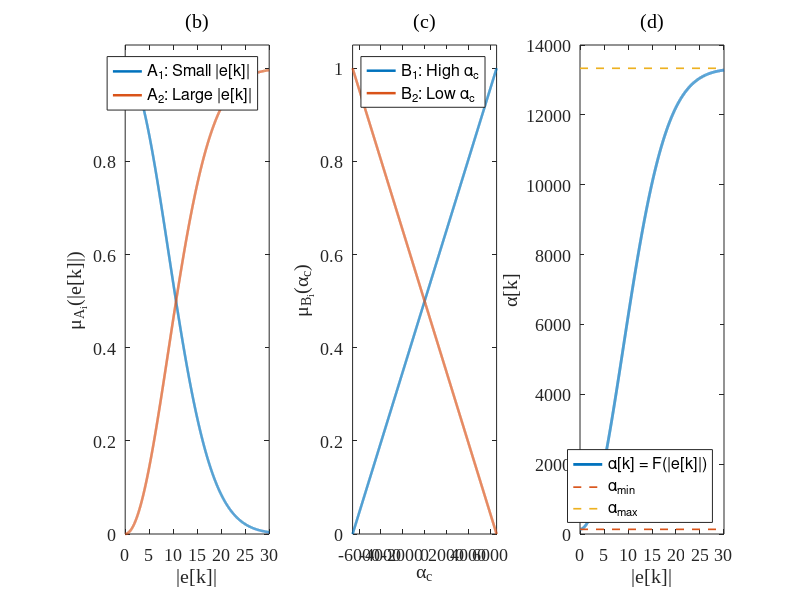
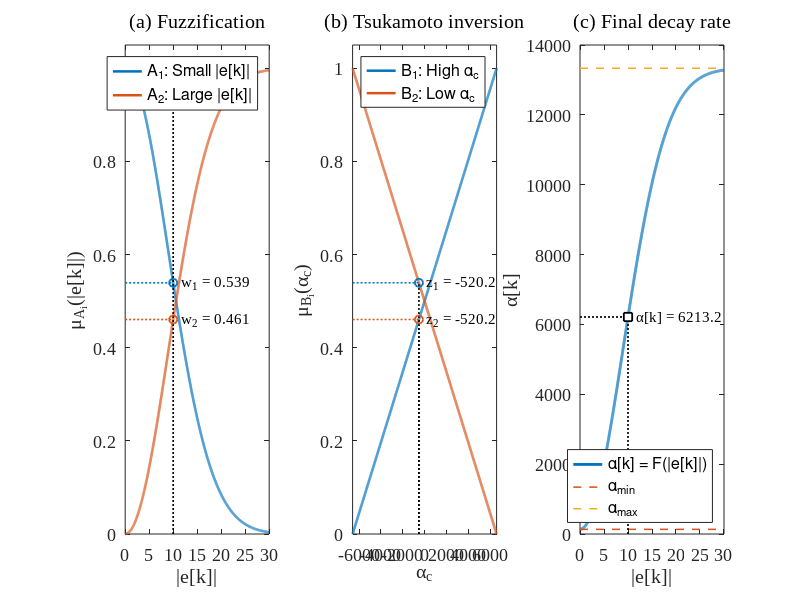

The MATLAB script that drew these images, in order:
clc;
clear;
close all;

% =========================================================================
%   LFA CONTROL - TWO-RULE TSUKAMOTO FUZZY INFERENCE SYSTEM
%   Panels (b), (c), and (d) of the proposed FL-EHGO-LFA figure
%
%   Consistent with equations (37)-(42) and the Simulink implementation
% =========================================================================

%% ========================== DESIGN PARAMETERS ============================

a = 9;                          % Gaussian width of A1

ts_min = 0.00030;               % Minimum settling time
ts_max = ts_min*100;            % Maximum settling time

alpha_min = 4/ts_max;
alpha_max = 4/ts_min;

Delta_alpha = alpha_max - alpha_min;

% Centered Tsukamoto output universe
alpha_c_min = -Delta_alpha/2;
alpha_c_max =  Delta_alpha/2;

fprintf('alpha_min   = %.6f\n', alpha_min);
fprintf('alpha_max   = %.6f\n', alpha_max);
fprintf('Delta_alpha = %.6f\n', Delta_alpha);

%% =========================== INPUT UNIVERSE ==============================

% Visualization range only
e_max = 30;
step_e = 0.01;

e_abs = 0:step_e:e_max;

%% =================== (b) INPUT MEMBERSHIP FUNCTIONS ======================

% Equation (37)
% A1 -> Small tracking-error magnitude
% A2 -> Large tracking-error magnitude

w1 = exp(-(e_abs.^2)/(2*a^2));
w2 = 1 - w1;

mu_A1 = w1;
mu_A2 = w2;

%% ================= (c) CONSEQUENT MEMBERSHIP FUNCTIONS ===================

Nalpha = 2000;

alpha_c_axis = linspace(alpha_c_min, alpha_c_max, Nalpha);

% B1 -> High alpha_c, monotonically increasing
mu_B1 = (alpha_c_axis - alpha_c_min) / Delta_alpha;

% B2 -> Low alpha_c, monotonically decreasing
mu_B2 = (alpha_c_max - alpha_c_axis) / Delta_alpha;

%% ======================= TSUKAMOTO INFERENCE =============================

% Equation (40)
% R1: A1 -> B2
% R2: A2 -> B1

z1 = alpha_c_max - w1.*Delta_alpha;
z2 = alpha_c_min + w2.*Delta_alpha;

% Equation (41)
den = w1 + w2;
den(den < eps) = eps;

alpha_c_out = ...
    (w1.*z1 + w2.*z2) ./ den;

% Equation (42)
alpha_k = ...
    alpha_c_out + ...
    (alpha_min + alpha_max)/2;

% Numerical saturation exactly as in the implementation
alpha_k = min(max(alpha_k, alpha_min), alpha_max);

%% ==================== IMPLEMENTATION VERIFICATION ========================

% Direct implementation used in the MATLAB Function block

w1_impl = exp(-(e_abs.^2)/(2*a^2));
w2_impl = 1 - w1_impl;

z1_impl = alpha_c_max - w1_impl.*Delta_alpha;
z2_impl = alpha_c_min + w2_impl.*Delta_alpha;

den_impl = w1_impl + w2_impl;
den_impl(den_impl < eps) = eps;

alpha_c_impl = ...
    (w1_impl.*z1_impl + w2_impl.*z2_impl) ./ den_impl;

alpha_k_impl = ...
    alpha_c_impl + ...
    (alpha_min + alpha_max)/2;

alpha_k_impl = ...
    min(max(alpha_k_impl, alpha_min), alpha_max);

max_error = max(abs(alpha_k - alpha_k_impl));

fprintf('Maximum difference with implementation = %.3e\n', max_error);

%% ========================================================================
%                       PANELS (b), (c), AND (d)
% ========================================================================

figure('Position',[100 100 1500 430]);

%% ------------------------------------------------------------------------
% (b) Input membership functions
% -------------------------------------------------------------------------

subplot(1,3,1);

plot(e_abs, mu_A1, ...
    'LineWidth', 1.8, ...
    'Color', [0 0.4470 0.7410]);

hold on;

plot(e_abs, mu_A2, ...
    'LineWidth', 1.8, ...
    'Color', [0.8500 0.3250 0.0980]);

xlabel('|e[k]|');
ylabel('\mu_{A_i}(|e[k]|)');

legend('A_1: Small |e[k]|', ...
       'A_2: Large |e[k]|', ...
       'Location','northeast');

axis([0 e_max 0 1.05]);

set(gca, ...
    'FontName','Times New Roman', ...
    'FontSize',13);

title('(b)', ...
    'FontWeight','normal');

box on;
grid off;

%% ------------------------------------------------------------------------
% (c) Consequent membership functions
% -------------------------------------------------------------------------

subplot(1,3,2);

plot(alpha_c_axis, mu_B1, ...
    'LineWidth',1.8, ...
    'Color',[0 0.4470 0.7410]);

hold on;

plot(alpha_c_axis, mu_B2, ...
    'LineWidth',1.8, ...
    'Color',[0.8500 0.3250 0.0980]);

xlabel('\alpha_c');
ylabel('\mu_{B_i}(\alpha_c)');

legend('B_1: High \alpha_c', ...
       'B_2: Low \alpha_c', ...
       'Location','northeast');

axis([alpha_c_min alpha_c_max 0 1.05]);

set(gca, ...
    'FontName','Times New Roman', ...
    'FontSize',13);

title('(c)', ...
    'FontWeight','normal');

box on;
grid off;

%% ------------------------------------------------------------------------
% (d) Resulting fuzzy mapping alpha[k] = F(|e[k]|)
% -------------------------------------------------------------------------

subplot(1,3,3);

plot(e_abs, alpha_k, ...
    'LineWidth',2, ...
    'Color',[0 0.4470 0.7410]);

hold on;

% alpha_min
plot([0 e_max], ...
     [alpha_min alpha_min], ...
     '--', ...
     'LineWidth',1.2, ...
     'Color',[0.8500 0.3250 0.0980]);

% alpha_max
plot([0 e_max], ...
     [alpha_max alpha_max], ...
     '--', ...
     'LineWidth',1.2, ...
     'Color',[0.9290 0.6940 0.1250]);

xlabel('|e[k]|');
ylabel('\alpha[k]');

legend('\alpha[k] = F(|e[k]|)', ...
       '\alpha_{min}', ...
       '\alpha_{max}', ...
       'Location','southeast');

axis([0 e_max 0 alpha_max*1.05]);

set(gca, ...
    'FontName','Times New Roman', ...
    'FontSize',13);

title('(d)', ...
    'FontWeight','normal');

box on;
grid off;

%% ========================================================================
% FIGURE 2 - STEP-BY-STEP TSUKAMOTO INFERENCE FOR A SPECIFIC ERROR VALUE
% ========================================================================

% Error value to evaluate
e0 = 10;

% -------------------------------------------------------------------------
% 1) FUZZIFICATION
% -------------------------------------------------------------------------

e0_abs = abs(e0);

w1_0 = exp(-(e0_abs^2)/(2*a^2));
w2_0 = 1 - w1_0;

% -------------------------------------------------------------------------
% 2) CRISP CONSEQUENTS FROM TSUKAMOTO INVERSION
% -------------------------------------------------------------------------

z1_0 = alpha_c_max - w1_0*Delta_alpha;
z2_0 = alpha_c_min + w2_0*Delta_alpha;

% -------------------------------------------------------------------------
% 3) WEIGHTED AGGREGATION
% -------------------------------------------------------------------------

den_0 = w1_0 + w2_0;

if den_0 < eps
    den_0 = eps;
end

alpha_c_0 = ...
    (w1_0*z1_0 + w2_0*z2_0)/den_0;

% -------------------------------------------------------------------------
% 4) TRANSLATION TO PHYSICAL DECAY-RATE INTERVAL
% -------------------------------------------------------------------------

alpha_0 = ...
    alpha_c_0 + ...
    (alpha_min + alpha_max)/2;

% Numerical protection
alpha_0 = min(max(alpha_0,alpha_min),alpha_max);

%% ------------------------------------------------------------------------
% Command Window report
% -------------------------------------------------------------------------

fprintf('\n');
fprintf('=============================================================\n');
fprintf(' TSUKAMOTO INFERENCE FOR e0 = %.4f\n',e0);
fprintf('=============================================================\n');

fprintf('|e0|        = %.6f\n',e0_abs);

fprintf('\nFuzzification:\n');
fprintf('w1 = mu_A1  = %.6f\n',w1_0);
fprintf('w2 = mu_A2  = %.6f\n',w2_0);

fprintf('\nTsukamoto inversion:\n');
fprintf('z1           = %.6f\n',z1_0);
fprintf('z2           = %.6f\n',z2_0);

fprintf('\nAggregation:\n');
fprintf('alpha_c[k]   = %.6f\n',alpha_c_0);

fprintf('\nPhysical decay rate:\n');
fprintf('alpha[k]     = %.6f\n',alpha_0);

fprintf('=============================================================\n');


%% ========================================================================
%                           FIGURE 2
% ========================================================================

figure('Position',[100 100 1500 430]);

%% ------------------------------------------------------------------------
% (a) Fuzzification of e0
% -------------------------------------------------------------------------

subplot(1,3,1);

plot(e_abs,mu_A1,...
    'LineWidth',1.8,...
    'Color',[0 0.4470 0.7410]);

hold on;

plot(e_abs,mu_A2,...
    'LineWidth',1.8,...
    'Color',[0.8500 0.3250 0.0980]);

% Vertical line at |e0|
plot([e0_abs e0_abs],[0 1],...
    ':k',...
    'LineWidth',1.2);

% Horizontal firing-strength lines
plot([0 e0_abs],[w1_0 w1_0],...
    ':',...
    'LineWidth',1.2,...
    'Color',[0 0.4470 0.7410]);

plot([0 e0_abs],[w2_0 w2_0],...
    ':',...
    'LineWidth',1.2,...
    'Color',[0.8500 0.3250 0.0980]);

% Firing points
plot(e0_abs,w1_0,'o',...
    'MarkerSize',6,...
    'LineWidth',1.3,...
    'Color',[0 0.4470 0.7410]);

plot(e0_abs,w2_0,'o',...
    'MarkerSize',6,...
    'LineWidth',1.3,...
    'Color',[0.8500 0.3250 0.0980]);

text(e0_abs,w1_0,...
    sprintf('  w_1 = %.3f',w1_0),...
    'FontName','Times New Roman',...
    'FontSize',11);

text(e0_abs,w2_0,...
    sprintf('  w_2 = %.3f',w2_0),...
    'FontName','Times New Roman',...
    'FontSize',11);

xlabel('|e[k]|');
ylabel('\mu_{A_i}(|e[k]|)');

legend('A_1: Small |e[k]|',...
       'A_2: Large |e[k]|',...
       'Location','northeast');

axis([0 e_max 0 1.05]);

set(gca,...
    'FontName','Times New Roman',...
    'FontSize',13);

title('(a) Fuzzification',...
    'FontWeight','normal');

box on;
grid off;


%% ------------------------------------------------------------------------
% (b) Consequent inversion
% -------------------------------------------------------------------------

subplot(1,3,2);

plot(alpha_c_axis,mu_B1,...
    'LineWidth',1.8,...
    'Color',[0 0.4470 0.7410]);

hold on;

plot(alpha_c_axis,mu_B2,...
    'LineWidth',1.8,...
    'Color',[0.8500 0.3250 0.0980]);

% Crisp consequent z1 on B2
plot([z1_0 z1_0],[0 w1_0],...
    ':k',...
    'LineWidth',1.1);

plot([alpha_c_min z1_0],[w1_0 w1_0],...
    ':',...
    'LineWidth',1.1,...
    'Color',[0 0.4470 0.7410]);

plot(z1_0,w1_0,'o',...
    'MarkerSize',6,...
    'LineWidth',1.3,...
    'Color',[0 0.4470 0.7410]);

% Crisp consequent z2 on B1
plot([z2_0 z2_0],[0 w2_0],...
    ':k',...
    'LineWidth',1.1);

plot([alpha_c_min z2_0],[w2_0 w2_0],...
    ':',...
    'LineWidth',1.1,...
    'Color',[0.8500 0.3250 0.0980]);

plot(z2_0,w2_0,'o',...
    'MarkerSize',6,...
    'LineWidth',1.3,...
    'Color',[0.8500 0.3250 0.0980]);

text(z1_0,w1_0,...
    sprintf('  z_1 = %.1f',z1_0),...
    'FontName','Times New Roman',...
    'FontSize',11);

text(z2_0,w2_0,...
    sprintf('  z_2 = %.1f',z2_0),...
    'FontName','Times New Roman',...
    'FontSize',11);

xlabel('\alpha_c');
ylabel('\mu_{B_i}(\alpha_c)');

legend('B_1: High \alpha_c',...
       'B_2: Low \alpha_c',...
       'Location','northeast');

axis([alpha_c_min alpha_c_max 0 1.05]);

set(gca,...
    'FontName','Times New Roman',...
    'FontSize',13);

title('(b) Tsukamoto inversion',...
    'FontWeight','normal');

box on;
grid off;


%% ------------------------------------------------------------------------
% (c) Final mapping to alpha[k]
% -------------------------------------------------------------------------

subplot(1,3,3);

plot(e_abs,alpha_k,...
    'LineWidth',2,...
    'Color',[0 0.4470 0.7410]);

hold on;

% alpha_min
plot([0 e_max],...
    [alpha_min alpha_min],...
    '--',...
    'LineWidth',1.1,...
    'Color',[0.8500 0.3250 0.0980]);

% alpha_max
plot([0 e_max],...
    [alpha_max alpha_max],...
    '--',...
    'LineWidth',1.1,...
    'Color',[0.9290 0.6940 0.1250]);

% Selected input e0
plot([e0_abs e0_abs],...
    [0 alpha_0],...
    ':k',...
    'LineWidth',1.2);

% Final alpha0
plot([0 e0_abs],...
    [alpha_0 alpha_0],...
    ':k',...
    'LineWidth',1.2);

plot(e0_abs,alpha_0,...
    'ks',...
    'MarkerSize',6,...
    'LineWidth',1.3,...
    'MarkerFaceColor','w');

text(e0_abs,alpha_0,...
    sprintf('  \\alpha[k] = %.1f',alpha_0),...
    'FontName','Times New Roman',...
    'FontSize',11);

xlabel('|e[k]|');
ylabel('\alpha[k]');

legend('\alpha[k] = F(|e[k]|)',...
       '\alpha_{min}',...
       '\alpha_{max}',...
       'Location','southeast');

axis([0 e_max 0 alpha_max*1.05]);

set(gca,...
    'FontName','Times New Roman',...
    'FontSize',13);

title('(c) Final decay rate',...
    'FontWeight','normal');

box on;
grid off;
